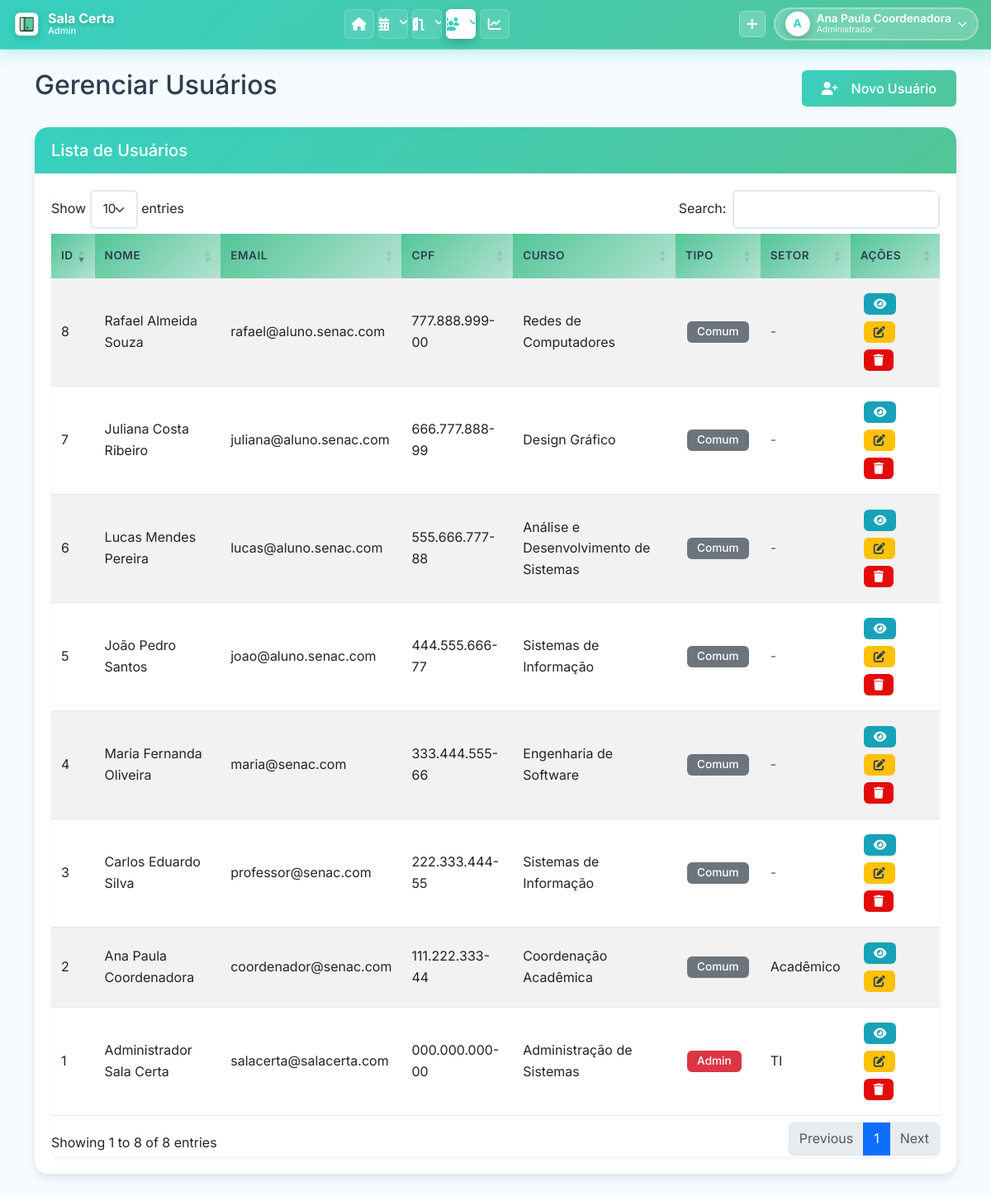
Page /pages/usuarios.php (signed in) on the committed database.
### tables this page shows
CREATE TABLE `USUARIO` (
    `USUARIO_ID` INT(11) NOT NULL AUTO_INCREMENT,
    `USUARIO_NOME` VARCHAR(255) NOT NULL,
    `USUARIO_EMAIL` VARCHAR(255) NOT NULL,
    `USUARIO_SENHA` VARCHAR(255) NOT NULL COMMENT 'Hash bcrypt via password_hash() ou texto puro (legado)',
    `USUARIO_CPF` VARCHAR(14) NOT NULL COMMENT 'Formato: 000.000.000-00 ou apenas números',
    `USUARIO_CURSO` VARCHAR(255) DEFAULT NULL,
    `TIPO_USUARIO` ENUM('admin', 'comum') NOT NULL DEFAULT 'comum',
    `SETOR` VARCHAR(255) DEFAULT '' COMMENT 'Se preenchido, permite acesso ao painel admin',
    `FOTO_PERFIL` VARCHAR(500) DEFAULT NULL COMMENT 'Caminho relativo: uploads/perfil/user_X_timestamp.png',
    PRIMARY KEY (`USUARIO_ID`),
    UNIQUE KEY `uk_usuario_email` (`USUARIO_EMAIL`),
    UNIQUE KEY `uk_usuario_cpf` (`USUARIO_CPF`)
);

### classes/Usuario.php (called while the page is built, shortened)
<?php
class Usuario {
    public static function listarTodos() {
        $conn = Conexao::getConn();
        $sql = "SELECT * FROM USUARIO ORDER BY USUARIO_NOME";
        $stmt = $conn->prepare($sql);
        $stmt->execute();
        return $stmt->fetchAll();
    }
}

### pages/usuarios.php (the view, shortened to what this page needs)
<?php
require_once '../classes/Usuario.php';
$usuarios = Usuario::listarTodos();
include '../includes/header.php';
?>
<div class="row">
    <div class="col-md-12">
        <div class="d-flex justify-content-between align-items-center mb-4">
            <h2>Gerenciar Usuários</h2>
            <a href="novo_usuario.php" class="btn btn-primary">
                <i class="fas fa-user-plus me-2"></i>Novo Usuário
            </a>
        </div>
        <div class="card">
            <div class="card-header">
                <h5 class="card-title mb-0">Lista de Usuários</h5>
            </div>
            <div class="card-body">
                <div class="table-responsive">
                    <table class="table table-striped table-hover datatable">
                        <thead>
                            <tr>
                                <th>ID</th>
                                <th>Nome</th>
                                <th>Email</th>
                                <th>CPF</th>
                                <th>Curso</th>
                                <th>Tipo</th>
                                <th>Setor</th>
                                <th>Ações</th>
                            </tr>
                        </thead>
                        <tbody>
                            <?php foreach ($usuarios as $usuario): ?>
                            <tr>
                                <td><?php echo $usuario['USUARIO_ID']; ?></td>
                                <td><?php echo $usuario['USUARIO_NOME']; ?></td>
                                <td><?php echo $usuario['USUARIO_EMAIL']; ?></td>
                                <td><?php echo $usuario['USUARIO_CPF']; ?></td>
                                <td><?php echo $usuario['USUARIO_CURSO']; ?></td>
                                <td>
                                    <?php
                                    $tipo = $usuario['TIPO_USUARIO'] ?? 'comum';
                                    $badgeClass = $tipo == 'admin' ? 'bg-danger' : 'bg-secondary';
                                    ?>
                                    <span class="badge <?php echo $badgeClass; ?>">
                                        <?php echo ucfirst($tipo); ?>
                                    </span>
                                </td>
                                <td><?php echo !empty($usuario['SETOR']) ? ucfirst($usuario['SETOR']) : '<span class="text-muted">-</span>'; ?></td>
                                <td>
                                    <a href="ver_usuario.php?id=<?php echo $usuario['USUARIO_ID']; ?>" class="btn btn-sm btn-info" data-bs-toggle="tooltip" title="Ver detalhes">
                                        <i class="fas fa-eye"></i>
                                    </a>
                                    <a href="editar_usuario.php?id=<?php echo $usuario['USUARIO_ID']; ?>" class="btn btn-sm btn-warning" data-bs-toggle="tooltip" title="Editar">
                                        <i class="fas fa-edit"></i>
                                    </a>
                                    <?php if ($usuario['USUARIO_ID'] != $_SESSION['usuario_id']): ?>
                                    <a href="usuarios.php?excluir=<?php echo $usuario['USUARIO_ID']; ?>" class="btn btn-sm btn-danger btn-delete" data-bs-toggle="tooltip" title="Excluir">
                                        <i class="fas fa-trash"></i>
                                    </a>
                                    <?php endif; ?>
                                </td>
                            </tr>
                            <?php endforeach; ?>
                        </tbody>
                    </table>
                </div>
            </div>
        </div>
    </div>
</div>
<?php include '../includes/footer.php'; ?>

### assets/css/style.css (style rules this page uses)
:root { --primary: #37D0C0; --primary-dark: #2bb8a8; --primary-light: #53C598; --secondary: #B3E2D0; --accent: #e40b0b; --bg-light: #F5FBFF; --bg-white: #ffffff; --text-dark: #2c3e50; --text-light: #7f8c8d; --text-white: #ffffff; --border-color: #e1e8ed; --shadow-sm: 0 2px 4px rgba(0, 0, 0, 0.05); --shadow-md: 0 4px 12px rgba(0, 0, 0, 0.1); --shadow-lg: 0 8px 24px rgba(0, 0, 0, 0.12); --shadow-xl: 0 12px 40px rgba(0, 0, 0, 0.15); --transition: all 0.3s cubic-bezier(0.4, 0, 0.2, 1); --radius-sm: 6px; --radius-md: 10px; --radius-lg: 16px; }
* { margin: 0; padding: 0; box-sizing: border-box; }
body { font-family: 'Inter', 'Segoe UI', Tahoma, Geneva, Verdana, sans-serif; background-color: var(--bg-light); color: var(--text-dark); line-height: 1.6; overflow-x: hidden; }
.card { border: none; border-radius: var(--radius-lg); box-shadow: var(--shadow-md); margin-bottom: 24px; transition: var(--transition); overflow: hidden; background: var(--bg-white); animation: fadeIn 0.5s ease-out; }
.card-header { background: linear-gradient(135deg, var(--primary), var(--primary-light)); color: var(--text-white); border: none; padding: 18px 24px; font-weight: 600; font-size: 1.1rem; border-radius: var(--radius-lg) var(--radius-lg) 0 0 !important; }
.card-body { padding: 24px; }
.btn { border-radius: var(--radius-sm); padding: 10px 24px; font-weight: 500; transition: var(--transition); border: none; display: inline-flex; align-items: center; gap: 8px; }
.btn-primary { background: linear-gradient(135deg, var(--primary), var(--primary-light)); color: var(--text-white); box-shadow: var(--shadow-sm); }
.btn-warning { background: #ffc107; color: var(--text-dark); }
.btn-danger { background: var(--accent); color: var(--text-white); }
.btn-info { background: #17a2b8; color: var(--text-white); }
.btn-sm { padding: 6px 12px; font-size: 0.875rem; }
.table-responsive { border-radius: var(--radius-md); overflow: hidden; box-shadow: var(--shadow-sm); }
.table { margin-bottom: 0; }
.table thead th { background: linear-gradient(135deg, var(--primary-light), var(--secondary)); color: var(--text-dark); border: none; font-weight: 600; text-transform: uppercase; font-size: 0.85rem; letter-spacing: 0.5px; padding: 16px 12px; }
.table tbody tr { transition: var(--transition); border-bottom: 1px solid var(--border-color); }
.table tbody td { padding: 14px 12px; vertical-align: middle; }
.badge { padding: 6px 12px; border-radius: var(--radius-sm); font-weight: 500; font-size: 0.85rem; }
html { scroll-behavior: smooth; }

### assets/css/global.css (style rules this page uses)
body { padding: 0 !important; margin: 0 !important; }
.card, .alert, .table-responsive, .row { margin-left: 0 !important; margin-right: 0 !important; }
.row { margin-left: 0; margin-right: 0; }
.col, [class*="col-"] { padding-left: calc(var(--bs-gutter-x) * .5); padding-right: calc(var(--bs-gutter-x) * .5); }
html { scroll-behavior: smooth; }
body { overflow-x: hidden; }
.mb-4 { margin-bottom: 1.5rem !important; }
.card-body { padding: 1.25rem !important; }
.card-header { padding: 1rem 1.25rem !important; }
.btn { margin: 0.25rem; }
.btn-group .btn, .d-flex .btn { margin: 0; }
* { box-sizing: border-box; }
.badge { margin: 0.125rem; }

### rows in the picture
usuario: USUARIO_ID "1", USUARIO_NOME "Administrador Sala Certa", USUARIO_EMAIL "salacerta@salacerta.com", USUARIO_CPF "000.000.000-00", USUARIO_CURSO "Administração de Sistemas", TIPO_USUARIO "Admin", SETOR "TI"
usuario: USUARIO_ID "2", USUARIO_NOME "Ana Paula Coordenadora", USUARIO_EMAIL "coordenador@senac.com", USUARIO_CPF "111.222.333-44", USUARIO_CURSO "Coordenação Acadêmica", TIPO_USUARIO "Comum", SETOR "Acadêmico"
usuario: USUARIO_ID "3", USUARIO_NOME "Carlos Eduardo Silva", USUARIO_EMAIL "professor@senac.com", USUARIO_CPF "222.333.444-55", USUARIO_CURSO "Sistemas de Informação", TIPO_USUARIO "Comum"
usuario: USUARIO_ID "5", USUARIO_NOME "João Pedro Santos", USUARIO_EMAIL "joao@aluno.senac.com", USUARIO_CPF "444.555.666-77", USUARIO_CURSO "Sistemas de Informação", TIPO_USUARIO "Comum"
usuario: USUARIO_ID "7", USUARIO_NOME "Juliana Costa Ribeiro", USUARIO_EMAIL "juliana@aluno.senac.com", USUARIO_CPF "666.777.888-99", USUARIO_CURSO "Design Gráfico", TIPO_USUARIO "Comum"
usuario: USUARIO_ID "6", USUARIO_NOME "Lucas Mendes Pereira", USUARIO_EMAIL "lucas@aluno.senac.com", USUARIO_CPF "555.666.777-88", USUARIO_CURSO "Análise e Desenvolvimento de Sistemas", TIPO_USUARIO "Comum"
usuario: USUARIO_ID "4", USUARIO_NOME "Maria Fernanda Oliveira", USUARIO_EMAIL "maria@senac.com", USUARIO_CPF "333.444.555-66", USUARIO_CURSO "Engenharia de Software", TIPO_USUARIO "Comum"
usuario: USUARIO_ID "8", USUARIO_NOME "Rafael Almeida Souza", USUARIO_EMAIL "rafael@aluno.senac.com", USUARIO_CPF "777.888.999-00", USUARIO_CURSO "Redes de Computadores", TIPO_USUARIO "Comum"

### other values in the picture
substr($_SESSION['usuario_nome'], 0, 1) "A"
$_SESSION['usuario_nome'] "Ana Paula Coordenadora"
